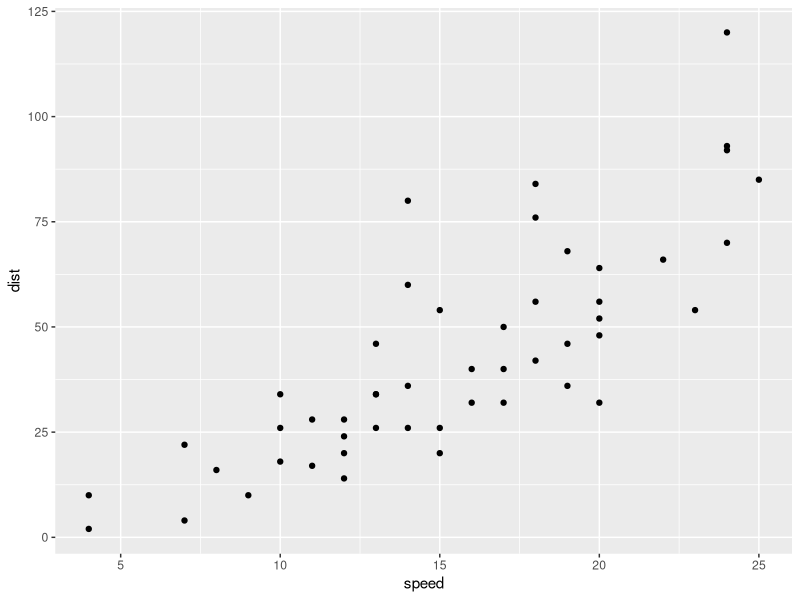
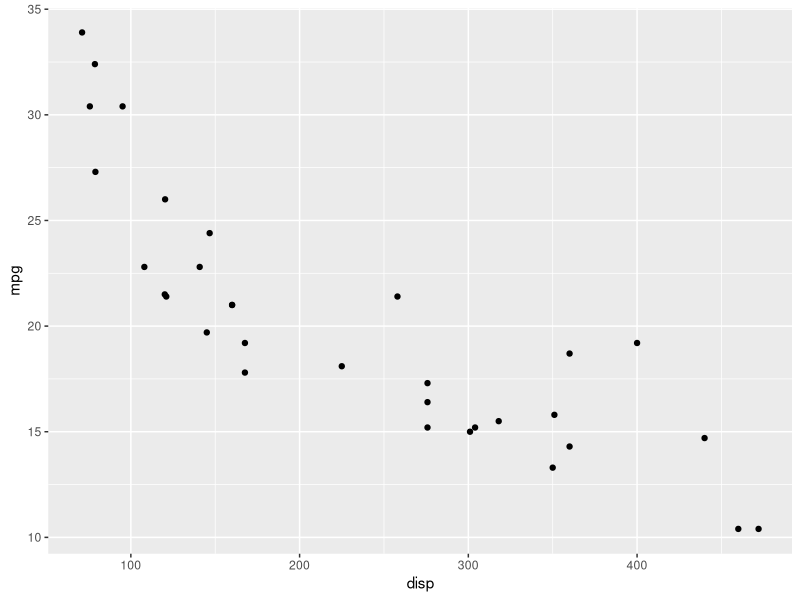
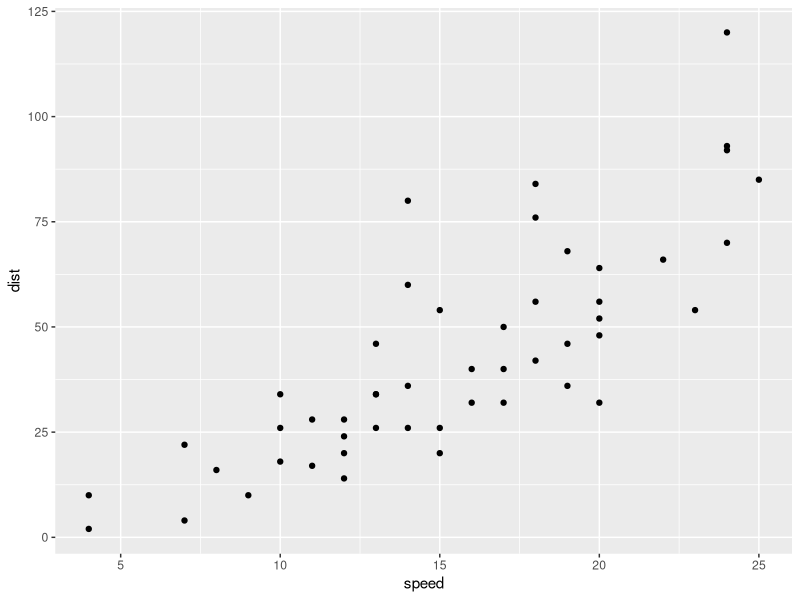
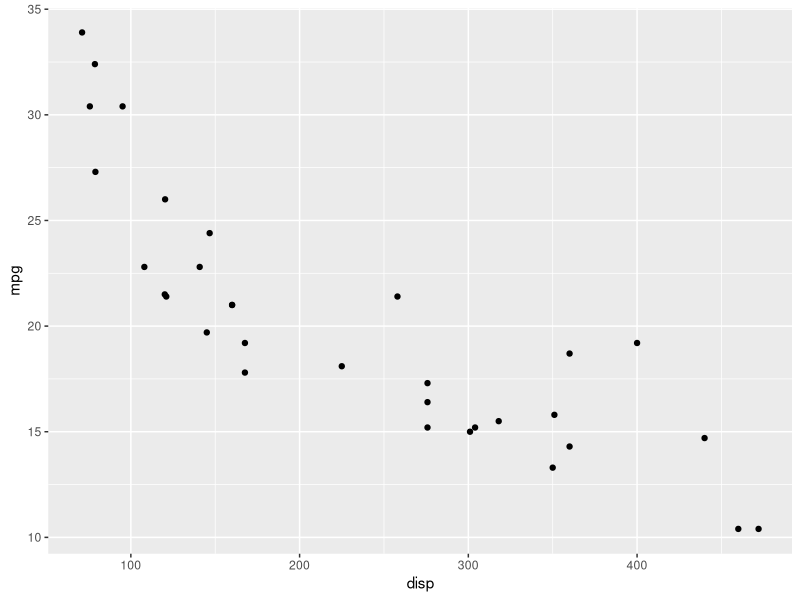
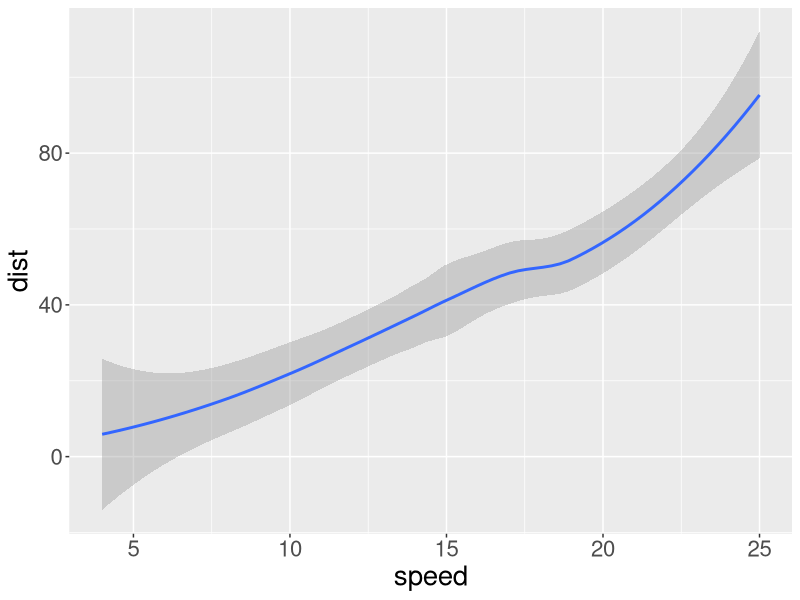
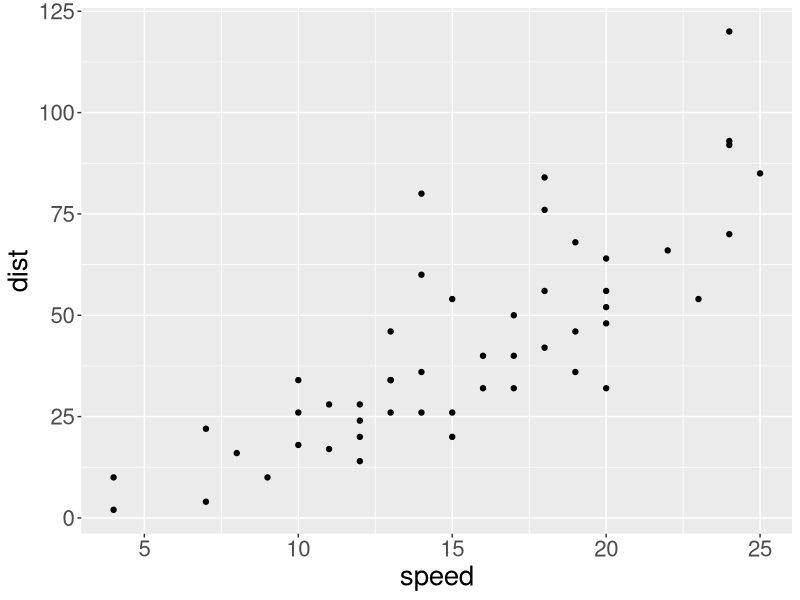
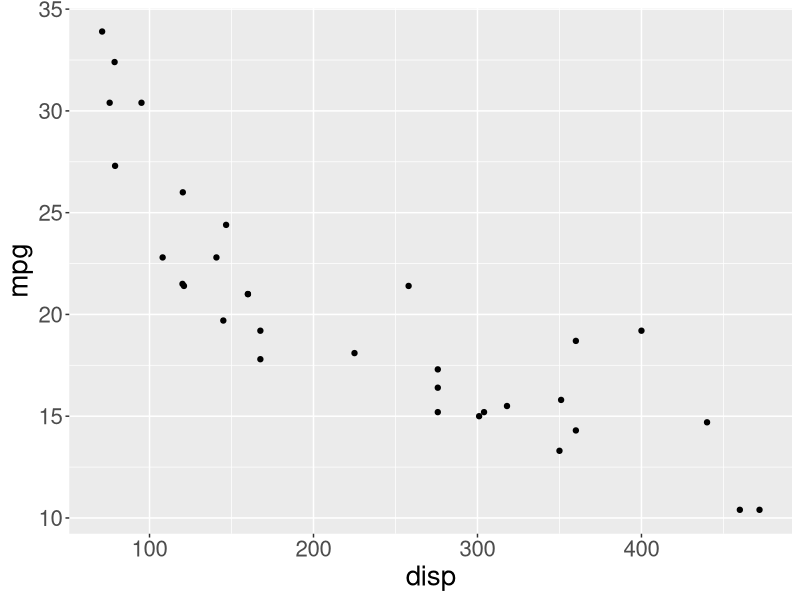
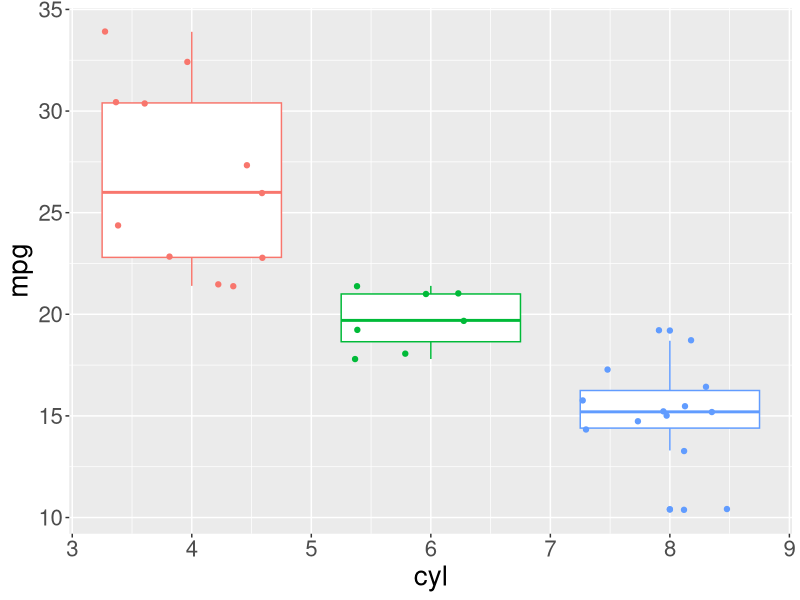

These figures' R source, in order:
## ---- chunk 1
library(ggplot2)
library(dplyr)
## ---- chunk 2
#| echo: fenced
#| layout-ncol: 2
#| fig-cap: 
#|   - "Speed and Stopping Distances of Cars"
#|   - "Engine displacement and fuel efficiency in Cars"

cars %>% 
  ggplot(aes(x = speed, y = dist)) +
  geom_point()

mtcars %>% 
  ggplot(aes(x = disp, y = mpg)) +
  geom_point()
## ---- chunk 3
#| echo: fenced
#| label: fig-charts
#| fig-cap: Charts
#| fig-subcap: 
#|   - "Cars"
#|   - "mtcars"
#| layout-ncol: 2

cars %>% 
  ggplot(aes(x = speed, y = dist)) +
  geom_point()

mtcars %>% 
  ggplot(aes(x = disp, y = mpg)) +
  geom_point()
## ---- chunk 4
#| echo: fenced
#| layout: [[45,-10, 45], [50, 50]]
#| fig-height: 5
#| fig-align: center
#| message: false
#| warning: false
#| dpi: 300

cars %>% 
  ggplot(aes(x = speed, y = dist)) +
  geom_smooth() +
  theme(text = element_text(size = 20))

cars %>% 
  ggplot(aes(x = speed, y = dist)) +
  geom_point()+
  theme(text = element_text(size = 20))

mtcars %>% 
  ggplot(aes(x = disp, y = mpg)) +
  geom_point()+
  theme(text = element_text(size = 20))

mtcars %>% 
  ggplot(aes(x = cyl, y = mpg, group = cyl, color = factor(cyl))) +
  geom_boxplot() +
  geom_jitter() +
  theme(legend.position = "none")+
  theme(text = element_text(size = 20))

